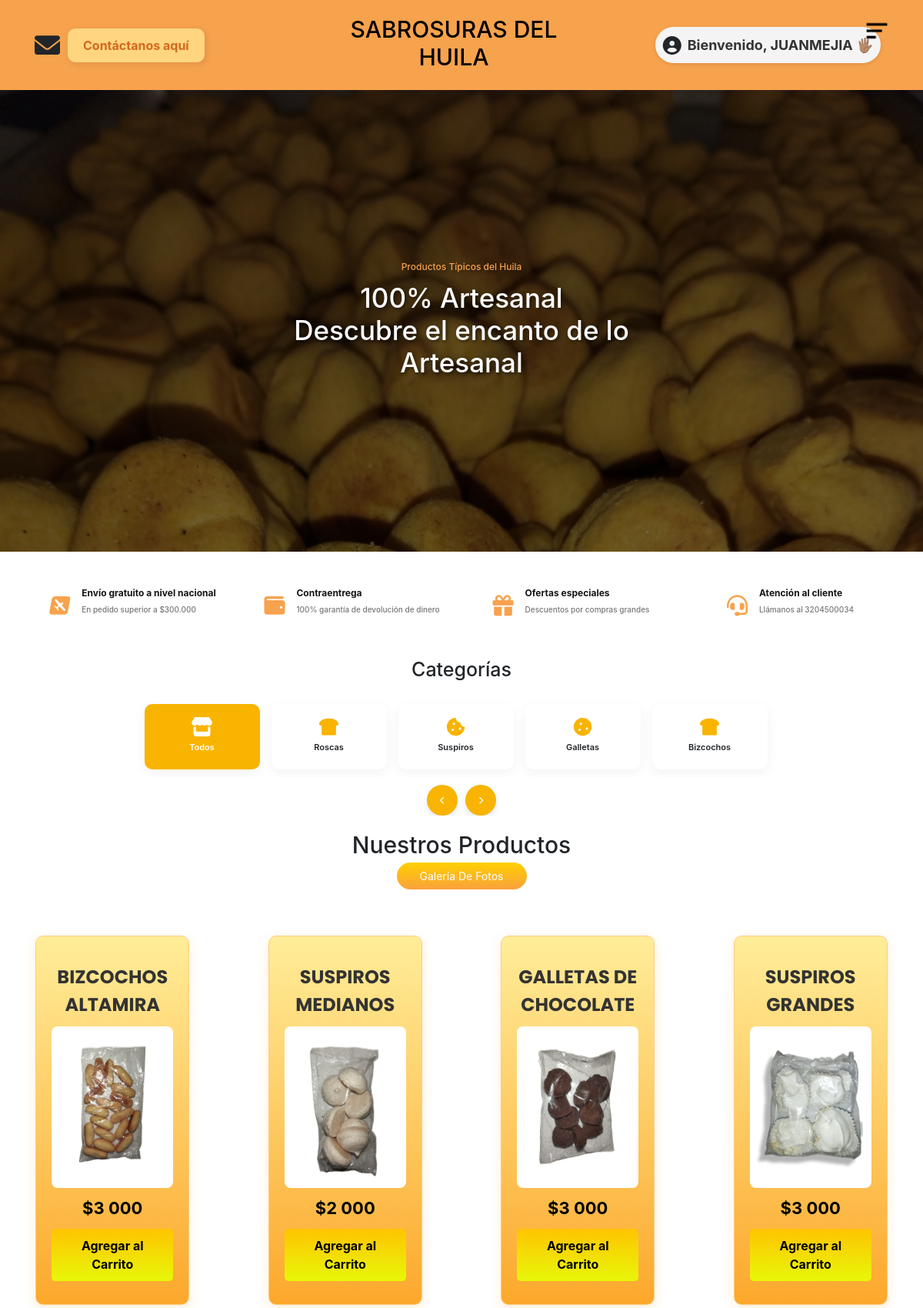
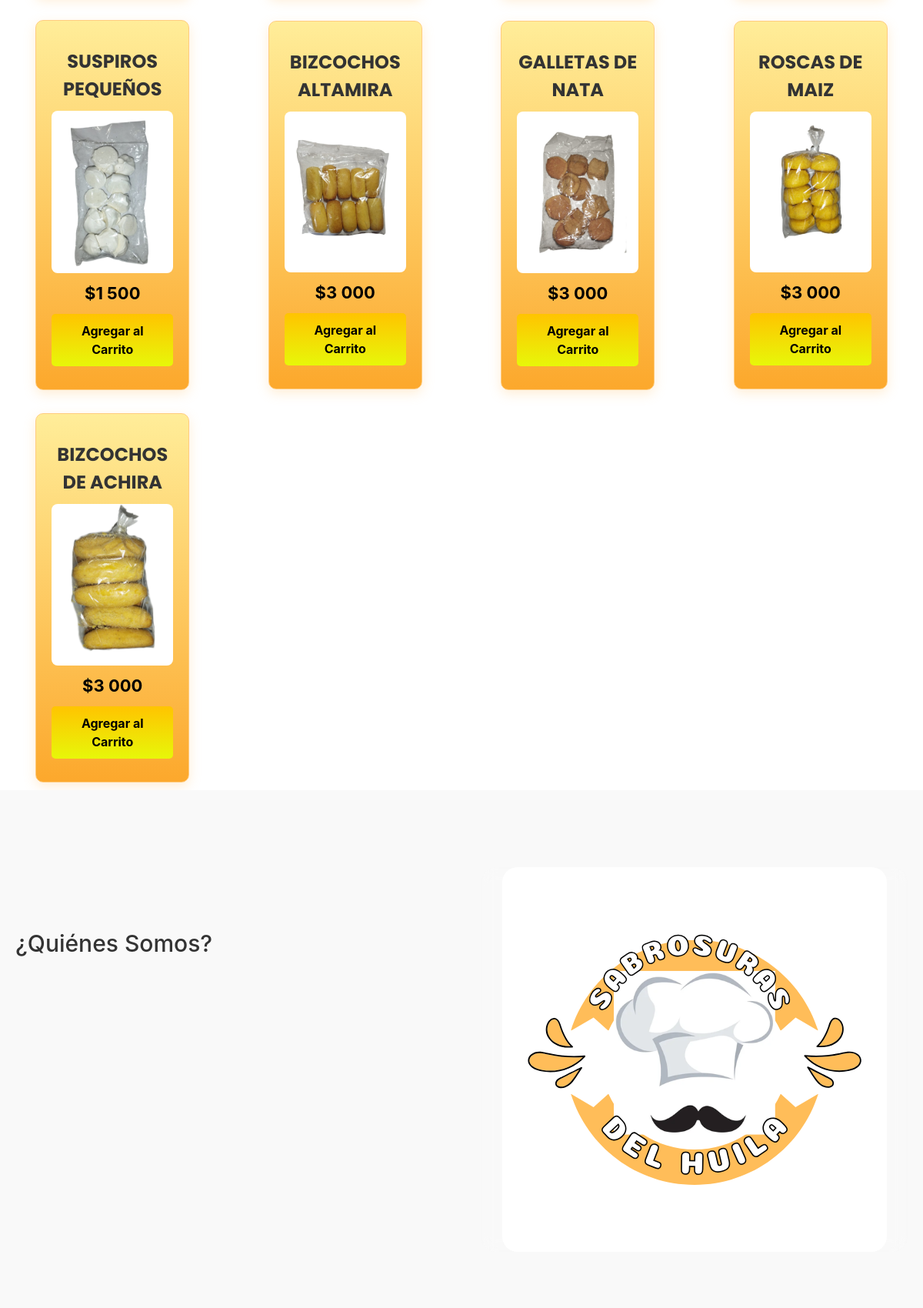
Screenshot of / (signed in, upper part) with the database file from the repository (2 pictures, top to bottom).
### web/models.py (models this page shows, shortened)
class Producto(models.Model):
    CATEGORIAS = [
        ('roscas', 'Roscas'),
        ('suspiros', 'Suspiros'),
        ('galletas', 'Galletas'),
        ('bizcochos', 'Bizcochos'),
    ]
    nombre = models.CharField(max_length=100)
    imagen = models.ImageField(upload_to='productos/')
    precio = models.DecimalField(max_digits=10, decimal_places=2)
    descripcion = models.TextField(blank=True, null=True)
    stock = models.IntegerField(default=0)
    categoria = models.CharField(max_length=50, choices=CATEGORIAS, default='roscas')

### web/views.py (the view)
# urls.py: 2. Add a URL to urlpatterns:  path('', views.home, name='home')
def home(request):
    productos = Producto.objects.all()
    return render(request, 'home.html', {'productos': productos})

### web/templates/home.html (shortened to what this page needs)
{% extends "base.html" %}
{% load static %}
{% load humanize %}
{% block content %}
    <link rel="stylesheet" href="{% static 'estilos.css' %}">
    <link rel="stylesheet" href="https://maxcdn.bootstrapcdn.com/bootstrap/4.5.2/css/bootstrap.min.css">
    <section class="banner" id="inicio">
        <div id="bannerCarousel" class="carousel slide" data-ride="carousel" data-interval="3000">
            <div class="carousel-inner">
                <div class="carousel-item active">
                    <img src="{% static 'img/img5.jpeg' %}" class="d-block w-100" alt="Sabrosuras del Huila">
                </div>
            </div>
            <a class="carousel-control-prev" href="#bannerCarousel" role="button" data-slide="prev">
            </a>
            <a class="carousel-control-next" href="#bannerCarousel" role="button" data-slide="next">
            </a>
        </div>
        <div class="content-banner">
            <p>Productos Típicos del Huila</p>
            <h2>100% Artesanal <br />Descubre el encanto de lo Artesanal</h2>
        </div>
    </section>
    <main class="main-content">
        <section class="container container-features">
            <div class="card-feature elemento-animado">
                <i class="fa-brands fa-avianex"></i>
                <div class="feature-content">
                    <span>Envío gratuito a nivel nacional</span>
                    <p>En pedido superior a $300.000</p>
                </div>
            </div>
            <div class="card-feature elemento-animado">
                <i class="fa-solid fa-wallet"></i>
                <div class="feature-content">
                    <span>Contraentrega</span>
                    <p>100% garantía de devolución de dinero</p>
                </div>
            </div>
            <div class="card-feature elemento-animado">
                <i class="fa-solid fa-gift"></i>
                <div class="feature-content">
                    <span>Ofertas especiales</span>
                    <p>Descuentos por compras grandes</p>
                </div>
            </div>
            <div class="card-feature elemento-animado">
                <i class="fa-solid fa-headset"></i>
                <div class="feature-content">
                    <span>Atención al cliente</span>
                    <p>Llámanos al 3204500034</p>
                </div>
            </div>
        </section>
    </main>
        <section class="container top-categories" id="Servicio">
            <h1 class="heading-categories">Categorías</h1>
            <div class="categories-container">
                <div class="categories-slider" id="categoriesSlider">
                    <div class="category-item active" data-category="todos">
                        <i class="fas fa-store category-icon"></i>
                        <h5 class="category-title">Todos</h5>
                    </div>
                    <div class="category-item" data-category="roscas">
                        <i class="fas fa-bread-slice category-icon"></i>
                        <h5 class="category-title">Roscas</h5>
                    </div>
                    <div class="category-item" data-category="suspiros">
                        <i class="fas fa-cookie-bite category-icon"></i>
                        <h5 class="category-title">Suspiros</h5>
                    </div>
                    <div class="category-item" data-category="galletas">
                        <i class="fas fa-cookie category-icon"></i>
                        <h5 class="category-title">Galletas</h5>
                    </div>
                    <div class="category-item" data-category="bizcochos">
                        <i class="fas fa-bread-slice category-icon"></i>
                        <h5 class="category-title">Bizcochos</h5>
                    </div>
                </div>
                <div class="slider-controls">
                    <div class="slider-arrow" id="prevBtn">
                        <i class="fas fa-chevron-left"></i>
                    </div>
                    <div class="slider-arrow" id="nextBtn">
                        <i class="fas fa-chevron-right"></i>
                    </div>
                </div>
            </div>
        </section>
                <section class="container-top-products">
                    <h1 class="heading-1">Nuestros Productos</h1>
                    <div class="container-options">
                        <span class="active">Galería de fotos</span>
                    </div>
                    {% load humanize %}
                    {% load humanize %}
       <section class="contenedor" id="Galeria">
            <div class="contenedor-items">
             {% for producto in productos %}
             <div class="item" data-categoria="{{ producto.categoria|lower }}">
            <span class="titulo-item">{{ producto.nombre }}</span>
            <img src="{{ producto.imagen.url }}" alt="{{ producto.nombre }}" class="img-item">
            <span class="precio-item">${{ producto.precio|floatformat:0|intcomma }}</span>
            <button class="boton-item agregar-carrito">Agregar al Carrito</button>
            </div>
            {% empty %}
           <p>No hay productos disponibles en este momento.</p>
           {% endfor %}
    </div>
                    </section>
            <section class="about-us" id="Quienes">
                <div class="about-us-container">
                    <div class="about-us-content">
                        <h1 class="about-us-title">¿Quiénes Somos?</h1>
                        <div class="about-us-grid">
                        </div>
                    </div>
                    <div class="about-us-image">
                        <img src="{% static 'img/Sabrosuras del huila.png' %}" alt="Imagen de Quiénes Somos">
                    </div>
                </div>
            </section>
{% endblock %}

### web/templates/base.html (shortened to what this page needs)
<!DOCTYPE html>
<html lang="es">
<head>
    {% load static %}
    <link rel="stylesheet" href="{% static 'estilos.css' %}">
    <link rel="stylesheet" href="https://cdnjs.cloudflare.com/ajax/libs/font-awesome/6.0.0-beta3/css/all.min.css">
</head>
<body>
    <header>
        <div class="container-hero">
            <div class="container hero">
                <div class="customer-support">
                    <i class="fa-solid fa-envelope"></i>
                    <div class="content-customer-support">
                        <span class="text"><a href="{% url 'contactanos' %}">Contáctanos aquí</a></span>
                    </div>
                </div>
                <div class="container-logo">
                    <h1 class="logo"><a href="/">Sabrosuras del Huila</a></h1>
                </div>
                <div class="container-user">
                    {% if user.is_authenticated %}
                        <div class="user-dropdown">
                            <i class="fa-solid fa-user-circle"></i>
                            <p>Bienvenido, {{ user.username }} 🖐🏽</p>
                        </div>
                    {% endif %}
                </div>
            </div>
            <div class="menu-container">
                <img class="hamburguer" src="{% static 'img/menu.png' %}">
            </div>
        </div>
    </header>
    <main>
        {% block content %}
        {% endblock %}
    </main>
</body>
</html>

### rows the page displays
Producto: nombre "BIZCOCHOS ALTAMIRA", imagen (picture), precio "3 000"
Producto: nombre "SUSPIROS MEDIANOS", imagen (picture), precio "2 000"
Producto: nombre "GALLETAS DE CHOCOLATE", imagen (picture), precio "3 000"
Producto: nombre "SUSPIROS GRANDES", imagen (picture), precio "3 000"
Producto: nombre "SUSPIROS PEQUEÑOS", imagen (picture), precio "1 500"
Producto: nombre "BIZCOCHOS ALTAMIRA", imagen (picture), precio "3 000"
Producto: nombre "GALLETAS DE NATA", imagen (picture), precio "3 000"
Producto: nombre "ROSCAS DE MAIZ", imagen (picture), precio "3 000"
Producto: nombre "BIZCOCHOS DE ACHIRA", imagen (picture), precio "3 000"

### other values shown
{{ user.username }} "JUANMEJIA"
